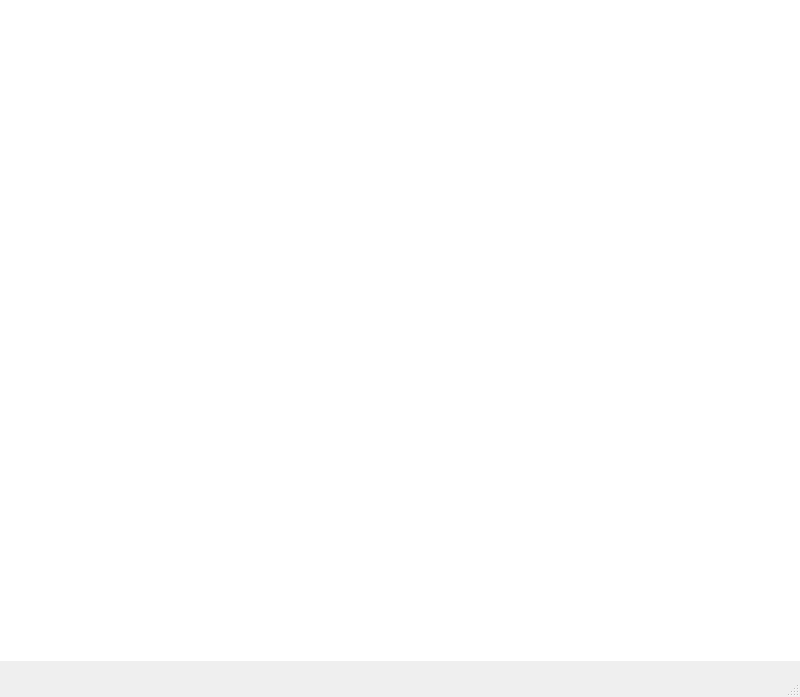
<?xml version="1.0" encoding="UTF-8"?>
<ui version="4.0">
 <class>MainWindow</class>
 <widget class="QMainWindow" name="MainWindow">
  <property name="geometry">
   <rect>
    <x>0</x>
    <y>0</y>
    <width>800</width>
    <height>697</height>
   </rect>
  </property>
  <property name="windowTitle">
   <string>MainWindow</string>
  </property>
  <widget class="QWidget" name="centralwidget">
   <widget class="QLabel" name="label">
    <property name="geometry">
     <rect>
      <x>0</x>
      <y>0</y>
      <width>801</width>
      <height>661</height>
     </rect>
    </property>
    <property name="styleSheet">
     <string notr="true">background-image: url(:/Accounting/Accounting2.png);
background-repeat: no-repeat;
background-position: center;
background-attachment: fixed;
background-color: white; /* Fallback color */</string>
    </property>
    <property name="text">
     <string/>
    </property>
   </widget>
  </widget>
  <widget class="QMenuBar" name="menubar">
   <property name="geometry">
    <rect>
     <x>0</x>
     <y>0</y>
     <width>800</width>
     <height>21</height>
    </rect>
   </property>
  </widget>
  <widget class="QStatusBar" name="statusbar"/>
 </widget>
 <resources>
  <include location="Accounting.qrc"/>
 </resources>
 <connections/>
</ui>
